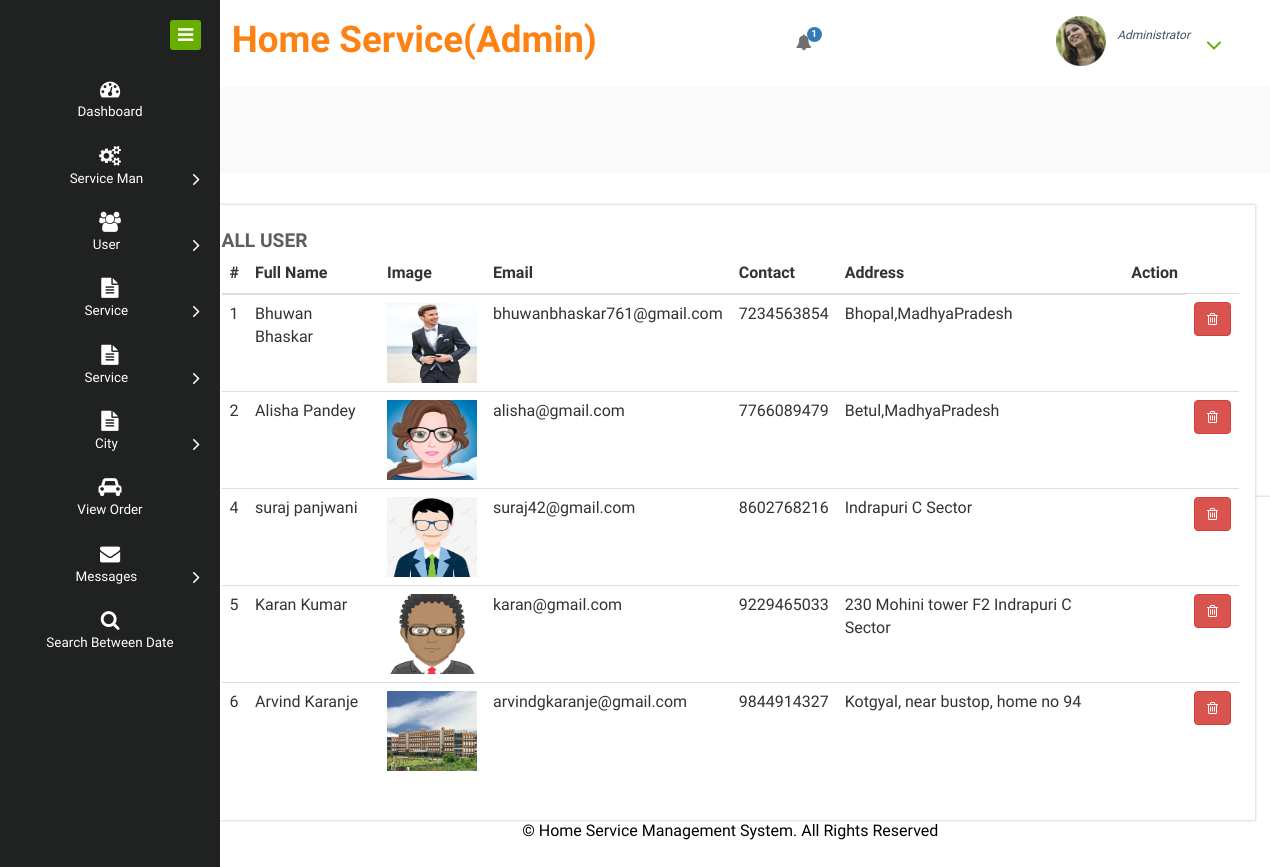
The page /all_customer on the database its author committed.
### home_service/models.py (models this page shows, shortened)
class Customer(models.Model):
    user = models.ForeignKey(User, on_delete=models.CASCADE, null=True)
    contact = models.CharField(max_length=100, null=True)
    address = models.CharField(max_length=100, null=True)
    image = models.FileField(null=True)

### home_service/views.py (the view)
# urls.py: path('all_customer',All_Customer,name="all_customer"),
def All_Customer(request):
    dic = notification()
    ser = Customer.objects.all()
    d = {'ser':ser,'new': dic['new'], 'count': dic['count']}
    return render(request,'all_customer.html',d)

### home_service/views.py (called while the page is built)
def notification():
    status = Status.objects.get(status='pending')
    new = Service_Man.objects.filter(status=status)
    count=0
    for i in new:
        count+=1
    d = {'count':count,'new':new}
    return d

### home_service/templates/all_customer.html (shortened to what this page needs)
{% extends 'admin_navigation.html' %}
{% load static %}
{% block body %}
<div class="chit-chat-layer1">
	<div class="col-md-12 chit-chat-layer1-left">
               <div class="work-progres">
                            <div class="chit-chat-heading">
                                  All User
                            </div>
                            <div class="table-responsive">
                                <table class="table table-hover">
                                  <thead>
                                    <tr>
                                      <th>#</th>
                                      <th>Full Name</th>
                                      <th>Image</th>
                                      <th>Email</th>
                                      <th>Contact</th>
                                      <th>Address</th>
                                      <th>Action</th>
                                  </tr>
                              </thead>
                              <tbody>
                              {% for i in ser %}
                              {% if not i.user.is_staff %}
                                <tr>
                                  <td>{{forloop.counter}}</td>
                                  <td>{{i.user.first_name}} {{i.user.last_name}}</td>
                                  <td><img src="{{i.image.url}}" style="width:90px;height:80px" /></td>
                                  <td>{{i.user.email}}</td>
                                  <td>{{i.contact}}</td>
                                  <td>{{i.address}}</td>
                                  <td></td>
                                  <td><center><a href="{% url 'delete_customer' i.id %}" ><button class="btn btn-danger" onclick="return confirm('Are you sure ?')"><i class="fa fa-trash-o"></i></button></a></center></td>
                              </tr>
                              {% endif %}
                              {% endfor %}
                          </tbody>
                      </table>
                  </div>
             </div>
      </div>
</div>
    {% endblock %}

### rows shown on the page
Customer: user.first_name "Bhuwan", user.last_name "Bhaskar", image (picture), user.email "bhuwanbhaskar761@gmail.com", contact "7234563854", address "Bhopal,MadhyaPradesh"
Customer: user.first_name "Alisha", user.last_name "Pandey", image (picture), user.email "alisha@gmail.com", contact "7766089479", address "Betul,MadhyaPradesh"
Customer: user.first_name "suraj", user.last_name "panjwani", image (picture), user.email "suraj42@gmail.com", contact "8602768216", address "Indrapuri C Sector"
Customer: user.first_name "Karan", user.last_name "Kumar", image (placeholder picture), user.email "karan@gmail.com", contact "9229465033", address "230 Mohini tower F2 Indrapuri C Sector"
Customer: user.first_name "Arvind", user.last_name "Karanje", image (picture), user.email "arvindgkaranje@gmail.com", contact "9844914327", address "Kotgyal, near bustop, home no 94"

### other values the page prints
{{ count }} "1"
